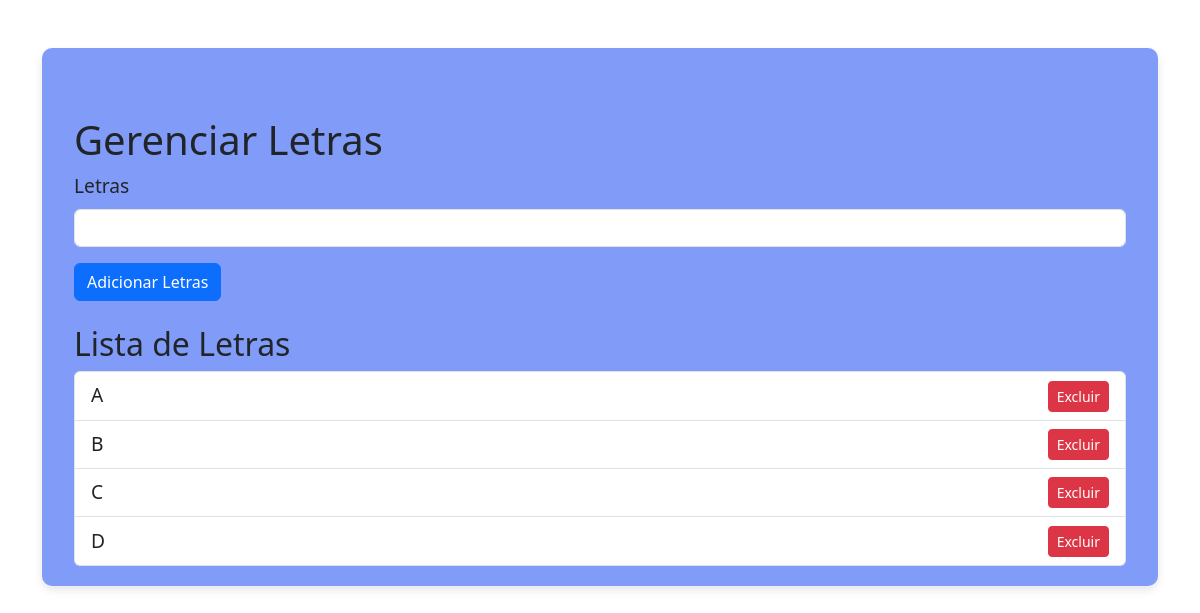
Before: /admin/letra with the older database file.
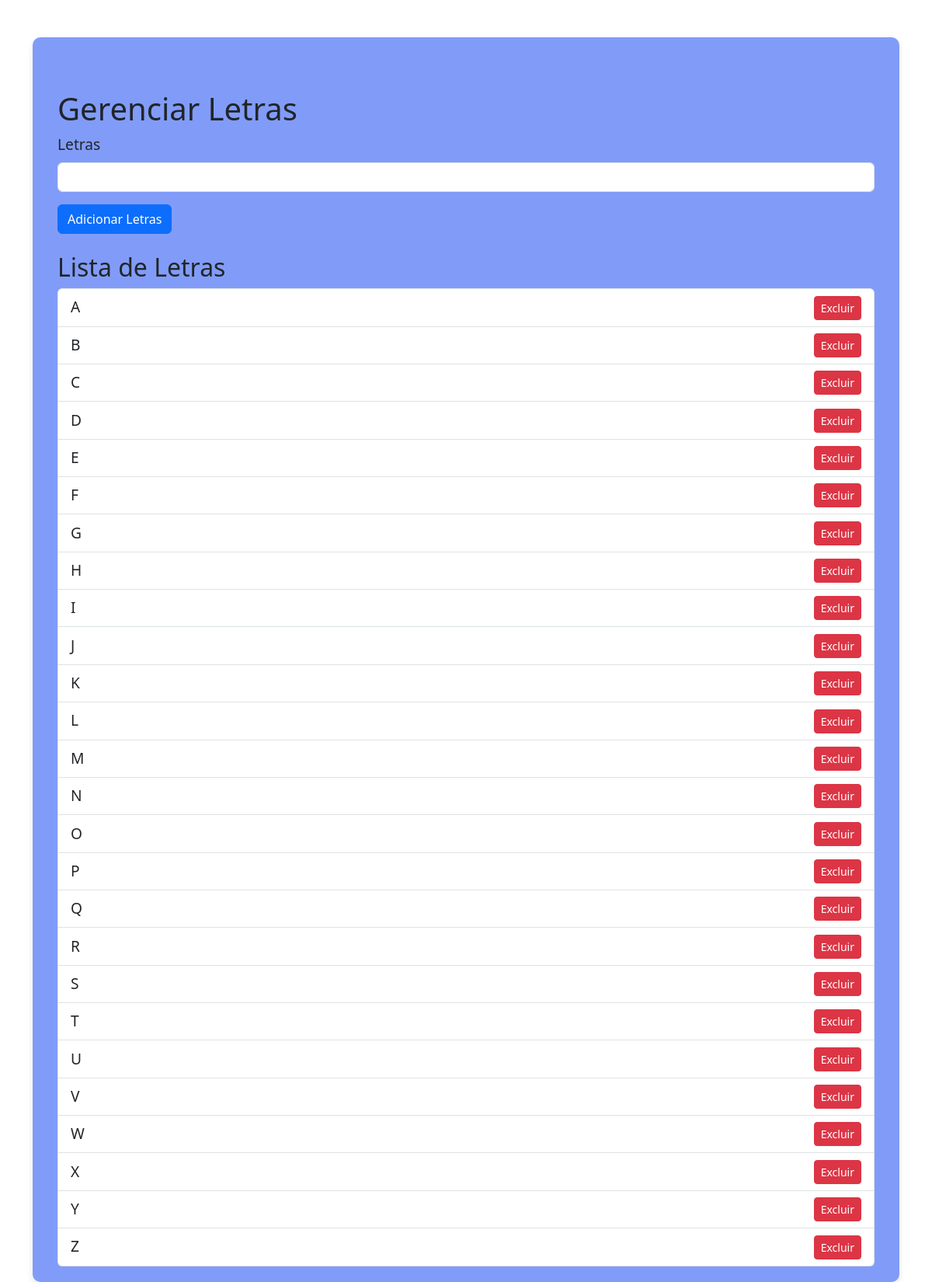
After: the same page with the newer database file.
### app.py (models this page shows, shortened)
class Letras(db.Model):
    id = db.Column(db.Integer, primary_key=True)
    letra = db.Column(db.String(1), nullable=False)

### app.py (the view)
@app.route('/admin/letra', methods=['GET', 'POST'])
def admin_letras():
    if request.method == 'POST':
        letra = request.form.get('letra')
        letra_db = Letras(letra=letra)
        db.session.add(letra_db)
        db.session.commit()
    letras = Letras.query.all()
    return render_template('letra.html', letras=letras)

### templates/letra.html
{% extends "base.html" %}
{% block content %}
<div class="container mt-5">
    <h1>Gerenciar Letras</h1>
    <form method="POST" action="/admin/letra">
        <div class="mb-3">
            <label for="letra" class="form-label">Letras</label>
            <input type="text" class="form-control" id="letra" name="letra" required>
        </div>
        <button type="submit" class="btn btn-primary">Adicionar Letras</button>
    </form>
    <h2 class="mt-4">Lista de Letras</h2>
    <ul class="list-group">
        {% for letra in letras %}
            <li class="list-group-item d-flex justify-content-between align-items-center">
                {{ letra.letra }}
                <form method="POST" action="/admin/letra/{{ letra.id }}" class="d-inline">
                    <button type="submit" class="btn btn-danger btn-sm">Excluir</button>
                </form>
            </li>
        {% endfor %}
    </ul>
</div>
{% endblock %}

Changed rows visible on the page:
added Letras: letra "E"
added Letras: letra "F"
added Letras: letra "G"
added Letras: letra "H"
added Letras: letra "I"
added Letras: letra "J"
added Letras: letra "K"
added Letras: letra "L"
added Letras: letra "M"
added Letras: letra "N"
added Letras: letra "O"
added Letras: letra "P"
added Letras: letra "Q"
added Letras: letra "R"
added Letras: letra "S"
added Letras: letra "T"
added Letras: letra "U"
added Letras: letra "V"
added Letras: letra "W"
added Letras: letra "X"
added Letras: letra "Y"
added Letras: letra "Z"
